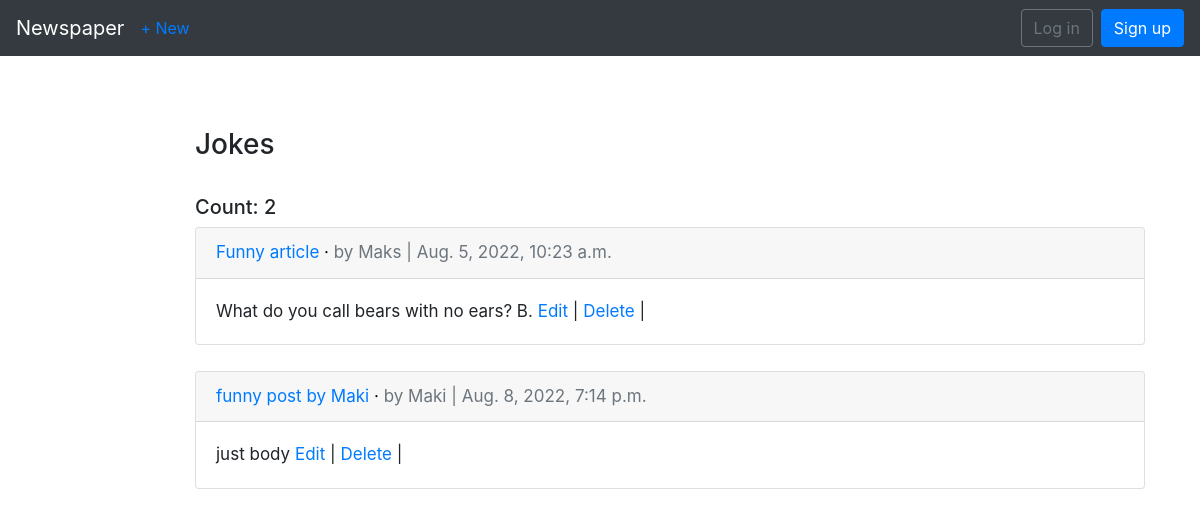
The page /articles/category/1/ on the database its author committed.
### articles/models.py (models this page shows, shortened)
class Category(models.Model):
    name = models.CharField(max_length=150)
    url = models.SlugField(max_length=160, unique=True)
    class Meta:
        verbose_name = 'Category'
        verbose_name_plural = 'Categories'

class Article(models.Model):
    title = models.CharField(max_length=255)
    body = models.TextField()
    category = models.ForeignKey(
        Category, related_name='articles', on_delete=models.SET_NULL, null=True
    )
    date = models.DateTimeField(auto_now_add=True)
    author = models.ForeignKey(
        settings.AUTH_USER_MODEL,
        on_delete=models.CASCADE,
    )
    views = models.IntegerField(default=0, null=True, blank=True)
    draft = models.BooleanField(default=False)
    objects = models.Manager()
    draft_true = DraftManager()

### users/models.py (models this page shows)
class CustomUser(AbstractUser):
    age = models.PositiveIntegerField(null=True, blank=True)

### articles/views.py (the view)
# urls.py: path('category/<int:pk>/', views.CategoryDetailView.as_view(), name='category_detail'),
class CategoryDetailView(ListView):
    model = Category
    template_name = 'articles/category_detail.html'
    def get_queryset(self):
        category_article = Category.objects.get(id=self.kwargs['pk'])
        queryset = category_article.articles.all().prefetch_related('author')
        return queryset
    def get_context_data(self, **kwargs):
        context = super().get_context_data(**kwargs)
        context['name_category'] = category_article = Category.objects.get(
            id=self.kwargs['pk']
        )
        context['count_article'] = list(
            category_article.articles.aggregate(
                Count('category_id')
            ).values())[0]
        return context

### articles/templates/articles/category_detail.html (shortened to what this page needs)
{% extends 'base.html' %}
{% block content %}
    <br><br>
    <div class="main">
        <h3>{{name_category.name}}</h3><br>
        <h5>Count: {{count_article}}</h2>
        {% for article in object_list %}
            <div class="card">
                <div class="card-header">
                        <a href="{% url 'article_detail' article.pk %}">{{article.title}}</a></span> &middot;
                    <span class="text-muted">by {{article.author}} | {{article.date}}</span>
                </div>
                <div class="card-body">
                    {{article.body}}
                    <a href="{% url 'article_edit' article.pk %}">Edit</a> |
                    <a href="{% url 'article_delete' article.pk %}">Delete</a> |
                </div>
            </div>
            <br>
        {% endfor %}
    </div>
{% endblock %}

### static/css/style.css (style rules this page uses)
a { color: black; }
body { background-color: black; }
.card-header { color: black; }
.main { margin-left: 140px; font-size: 17px; padding: 0px 10px; }

### rows shown on the page
Category: name "Jokes"
Article: title "Funny article", author "Maks", date "Aug. 5, 2022, 10:23 a.m.", body "What do you call bears with no ears? B."
Article: title "funny post by Maki", author "Maki", date "Aug. 8, 2022, 7:14 p.m.", body "just body"

### other values the page prints
{{ count_article }} "2"
